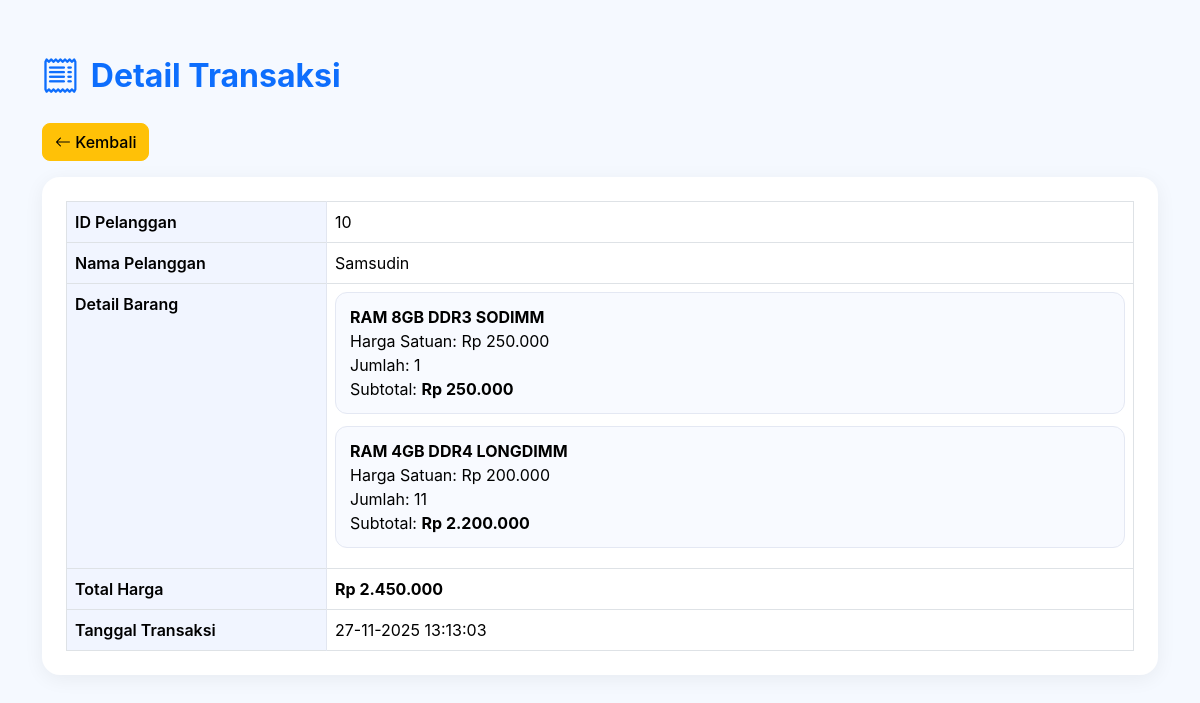
The page /index.php?action=detail_transaksi&id=93 (signed in) on the database its author committed.
### tables this page shows
CREATE TABLE `transaksi` (
  `id_transaksi` int(11) NOT NULL,
  `id_pelanggan` int(11) DEFAULT NULL,
  `kode_barang` int(11) DEFAULT NULL,
  `jumlah` int(11) NOT NULL,
  `total_harga` decimal(10,2) NOT NULL,
  `tanggal` datetime NOT NULL,
  `id_group` int(11) NOT NULL
);

CREATE TABLE `pelanggan` (
  `id_pelanggan` int(11) NOT NULL,
  `nama` varchar(255) DEFAULT NULL,
  `alamat` varchar(255) DEFAULT NULL
);

CREATE TABLE `barang` (
  `kode_barang` int(11) NOT NULL,
  `nama` varchar(255) DEFAULT NULL,
  `harga` decimal(10,2) DEFAULT NULL,
  `stok` int(11) DEFAULT NULL
);

### app/Controllers/TransaksiController.php (called while the page is built, shortened)
<?php
require_once 'app/models/Transaksi.php';
require_once 'config/database.php';
class TransaksiController
{
    public function detail()
    {
        $model = new Transaksi();
        $id = isset($_GET['id']) ? (int) $_GET['id'] : 0;
        $data = $model->getDetailTransaksi($id);
        require 'app/views/detail_transaksi.php';
    }
}
?>

### config/database.php (called while the page is built, shortened)
<?php
class Database {
    private $host = "localhost";
    private $user = "root";
    private $password = "";
    private $dbname = "dbtoko";
    private $conn;
    private function connect() {
        $this->conn = new mysqli($this->host, $this->user, $this->password, $this->dbname);
    }
    public function getConnection() {
        return $this->conn;
    }
}
?>

### app/Models/Transaksi.php (called while the page is built, shortened)
<?php
require_once 'config/database.php';
class Transaksi
{
    private $conn;
    public function __construct()
    {
        $database = new Database();
        $this->conn = $database->getConnection();
    }
    public function getDetailTransaksi($id_transaksi)
    {
        $sqlMain = "SELECT id_group FROM transaksi WHERE id_transaksi = ? LIMIT 1";
        $stmtMain = $this->conn->prepare($sqlMain);
        $stmtMain->bind_param("i", $id_transaksi);
        $stmtMain->execute();
        $main = $stmtMain->get_result()->fetch_assoc();
        $id_group = $main['id_group'];
        $sqlItems = "
            SELECT
                t.*,
                b.nama AS nama_barang,
                b.harga,
                p.nama AS nama_pelanggan
            FROM transaksi t
            JOIN barang b ON t.kode_barang = b.kode_barang
            JOIN pelanggan p ON p.id_pelanggan = t.id_pelanggan
            WHERE t.id_group = ?
            ORDER BY t.id_transaksi ASC
        ";
        $stmtItems = $this->conn->prepare($sqlItems);
        $stmtItems->bind_param("i", $id_group);
        $stmtItems->execute();
        $items = $stmtItems->get_result()->fetch_all(MYSQLI_ASSOC);
        return [
            'id_group' => $id_group,
            'items' => $items
        ];
    }
}
?>

### app/Views/detail_transaksi.php (the view, shortened to what this page needs)
<?php
$detailBarang = $data['items'] ?? [];
$first = $detailBarang[0];
$totalHarga = 0.0;
foreach ($detailBarang as $it) {
    $harga = (float) ($it['harga'] ?? 0);
    $jumlah = (int) ($it['jumlah'] ?? 0);
    $subtotal = $harga * $jumlah;
    $totalHarga += $subtotal;
}
function formatTanggalLengkap($tgl)
{
    return date("d-m-Y H:i:s", strtotime($tgl));
}
?>
<!doctype html>
<html lang="id">
<head>
    <link href="https://cdn.jsdelivr.net/npm/bootstrap@5.3.3/dist/css/bootstrap.min.css" rel="stylesheet">
    <link href="https://cdn.jsdelivr.net/npm/bootstrap-icons@1.11.3/font/bootstrap-icons.css" rel="stylesheet">
</head>
<body>
    <div class="container py-5">
        <div class="page-title">
            <i class="bi bi-receipt"></i> Detail Transaksi
        </div>
        <a href="index.php?action=transaksi" class="btn btn-warning mb-3">
            <i class="bi bi-arrow-left"></i> Kembali
        </a>
        <div class="card card-modern">
            <div class="card-body p-4">
                <table class="table table-modern table-bordered mb-0">
                    <tr>
                        <th>ID Pelanggan</th>
                        <td><?= htmlspecialchars($first['id_pelanggan']) ?></td>
                    </tr>
                    <tr>
                        <th>Nama Pelanggan</th>
                        <td><?= htmlspecialchars($first['nama_pelanggan']) ?></td>
                    </tr>
                    <tr>
                        <th>Detail Barang</th>
                        <td>
                            <?php foreach ($detailBarang as $b): ?>
                                <div class="item-block">
                                    <strong><?= htmlspecialchars($b['nama_barang']) ?></strong><br>
                                    Harga Satuan:
                                    Rp <?= number_format($b['harga'], 0, ',', '.') ?><br>
                                    Jumlah: <?= $b['jumlah'] ?><br>
                                    Subtotal:
                                    <b>Rp <?= number_format($b['harga'] * $b['jumlah'], 0, ',', '.') ?></b>
                                </div>
                            <?php endforeach; ?>
                        </td>
                    </tr>
                    <tr>
                        <th>Total Harga</th>
                        <td><b>Rp <?= number_format($totalHarga, 0, ',', '.') ?></b></td>
                    </tr>
                    <tr>
                        <th>Tanggal Transaksi</th>
                        <td><?= formatTanggalLengkap($first['tanggal']) ?></td>
                    </tr>
                </table>
            </div>
        </div>
    </div>
</body>
</html>

### app/Views/detail_transaksi.php (style rules this page uses)
body { background: #f5f9ff; font-family: "Inter", sans-serif; }
.page-title { display: flex; align-items: center; gap: 12px; font-size: 2rem; font-weight: 700; color: #0d6efd; margin-bottom: 20px; }
.page-title i { font-size: 2.3rem; }
.card-modern { border: none; border-radius: 18px; box-shadow: 0 4px 20px rgba(0, 0, 0, .06); }
.table-modern th { width: 260px; background: #f1f5ff; border-right: 1px solid #e2e6f0; font-weight: 600; }
.item-block { background: #f8faff; padding: 12px 14px; border-radius: 12px; margin-bottom: 12px; border: 1px solid #e4e8f3; }
.btn-warning { border-radius: 8px; font-weight: 500; }

### rows shown on the page
transaksi: id_group+id_pelanggan "10", id_group.nama "Samsudin", kode_barang.nama "RAM 8GB DDR3 SODIMM", kode_barang.harga "250.000", jumlah "1", $b['harga'] * $b['jumlah'] "250.000", formatTanggalLengkap($first['tanggal']) "27-11-2025 13:13:03"
transaksi: kode_barang.nama "RAM 4GB DDR4 LONGDIMM", kode_barang.harga "200.000", jumlah "11", $b['harga'] * $b['jumlah'] "2.200.000"

### other values the page prints
$totalHarga "2.450.000"
